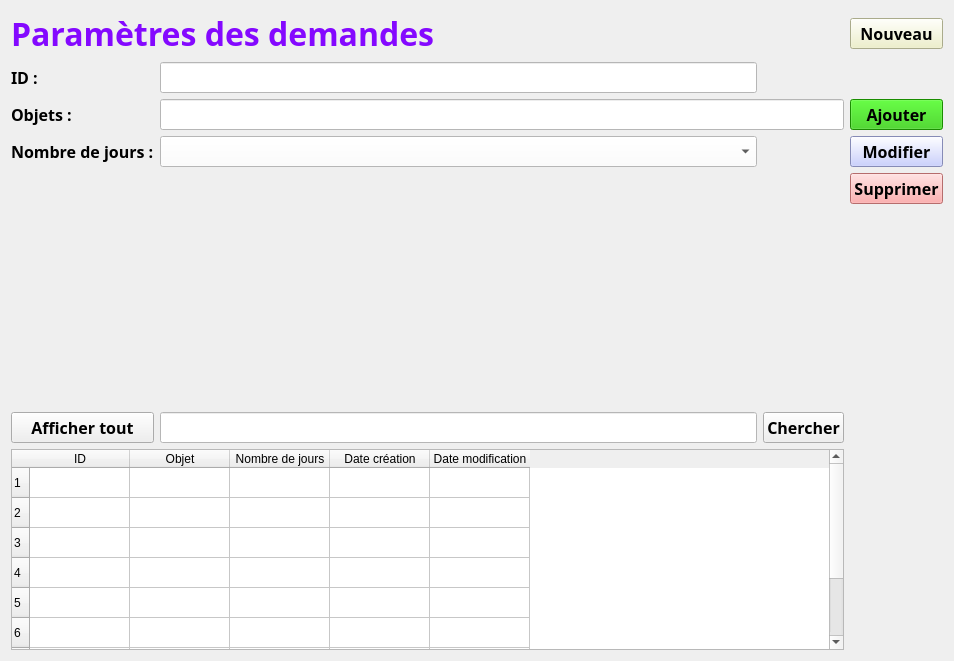
<?xml version="1.0" encoding="UTF-8"?>
<ui version="4.0">
 <class>ParametreDemande</class>
 <widget class="QWidget" name="ParametreDemande">
  <property name="geometry">
   <rect>
    <x>0</x>
    <y>0</y>
    <width>954</width>
    <height>661</height>
   </rect>
  </property>
  <property name="windowTitle">
   <string>Form</string>
  </property>
  <layout class="QGridLayout" name="gridLayout_2">
   <item row="0" column="0">
    <layout class="QGridLayout" name="gridLayout">
     <item row="8" column="0" colspan="3">
      <widget class="QTableWidget" name="tableWidget_affichage">
       <row>
        <property name="text">
         <string>1</string>
        </property>
       </row>
       <row>
        <property name="text">
         <string>2</string>
        </property>
       </row>
       <row>
        <property name="text">
         <string>3</string>
        </property>
       </row>
       <row>
        <property name="text">
         <string>4</string>
        </property>
       </row>
       <row>
        <property name="text">
         <string>5</string>
        </property>
       </row>
       <row>
        <property name="text">
         <string>6</string>
        </property>
       </row>
       <row>
        <property name="text">
         <string>7</string>
        </property>
       </row>
       <row>
        <property name="text">
         <string>8</string>
        </property>
       </row>
       <row>
        <property name="text">
         <string>10</string>
        </property>
       </row>
       <column>
        <property name="text">
         <string>ID</string>
        </property>
       </column>
       <column>
        <property name="text">
         <string>Objet</string>
        </property>
       </column>
       <column>
        <property name="text">
         <string>Nombre de jours</string>
        </property>
       </column>
       <column>
        <property name="text">
         <string>Date création</string>
        </property>
       </column>
       <column>
        <property name="text">
         <string>Date modification</string>
        </property>
       </column>
      </widget>
     </item>
     <item row="4" column="3">
      <widget class="QPushButton" name="btn_modifier">
       <property name="font">
        <font>
         <family>Corbel</family>
         <pointsize>12</pointsize>
         <weight>75</weight>
         <bold>true</bold>
        </font>
       </property>
       <property name="styleSheet">
        <string notr="true">background-color: rgb(188, 195, 255);</string>
       </property>
       <property name="text">
        <string>Modifier</string>
       </property>
      </widget>
     </item>
     <item row="5" column="3">
      <widget class="QPushButton" name="btn_supprimer">
       <property name="font">
        <font>
         <family>Corbel</family>
         <pointsize>12</pointsize>
         <weight>75</weight>
         <bold>true</bold>
        </font>
       </property>
       <property name="styleSheet">
        <string notr="true">background-color: rgb(255, 152, 152);</string>
       </property>
       <property name="text">
        <string>Supprimer</string>
       </property>
      </widget>
     </item>
     <item row="7" column="0">
      <widget class="QPushButton" name="btn_afficher_tout">
       <property name="font">
        <font>
         <family>Corbel</family>
         <pointsize>12</pointsize>
         <weight>75</weight>
         <bold>true</bold>
        </font>
       </property>
       <property name="text">
        <string>Afficher tout</string>
       </property>
      </widget>
     </item>
     <item row="7" column="2">
      <widget class="QPushButton" name="btn_chercher">
       <property name="font">
        <font>
         <family>Corbel</family>
         <pointsize>12</pointsize>
         <weight>75</weight>
         <bold>true</bold>
        </font>
       </property>
       <property name="text">
        <string>Chercher</string>
       </property>
      </widget>
     </item>
     <item row="3" column="1" colspan="2">
      <widget class="QLineEdit" name="txt_objet">
       <property name="font">
        <font>
         <family>Corbel</family>
         <pointsize>12</pointsize>
         <weight>50</weight>
         <bold>false</bold>
        </font>
       </property>
       <property name="styleSheet">
        <string notr="true">background-color: rgb(255, 255, 255);
border-color: rgb(0, 0, 0);</string>
       </property>
      </widget>
     </item>
     <item row="0" column="3">
      <widget class="QPushButton" name="btn_nouveau">
       <property name="font">
        <font>
         <family>Corbel</family>
         <pointsize>12</pointsize>
         <weight>75</weight>
         <bold>true</bold>
        </font>
       </property>
       <property name="styleSheet">
        <string notr="true">background-color: rgb(238, 240, 195);</string>
       </property>
       <property name="text">
        <string>Nouveau</string>
       </property>
      </widget>
     </item>
     <item row="7" column="1">
      <widget class="QLineEdit" name="txt_chercher">
       <property name="font">
        <font>
         <family>Corbel</family>
         <pointsize>12</pointsize>
         <weight>50</weight>
         <bold>false</bold>
        </font>
       </property>
       <property name="styleSheet">
        <string notr="true">background-color: rgb(255, 255, 255);
border-color: rgb(0, 0, 0);</string>
       </property>
      </widget>
     </item>
     <item row="3" column="0">
      <widget class="QLabel" name="label_2">
       <property name="font">
        <font>
         <family>Corbel</family>
         <pointsize>12</pointsize>
         <weight>75</weight>
         <bold>true</bold>
        </font>
       </property>
       <property name="text">
        <string>Objets :</string>
       </property>
      </widget>
     </item>
     <item row="0" column="0" colspan="2">
      <widget class="QLabel" name="label">
       <property name="font">
        <font>
         <family>Corbel</family>
         <pointsize>24</pointsize>
         <weight>75</weight>
         <bold>true</bold>
        </font>
       </property>
       <property name="focusPolicy">
        <enum>Qt::NoFocus</enum>
       </property>
       <property name="styleSheet">
        <string notr="true">color: rgb(132, 8, 255);</string>
       </property>
       <property name="text">
        <string>Paramètres des demandes</string>
       </property>
      </widget>
     </item>
     <item row="3" column="3">
      <widget class="QPushButton" name="btn_ajouter">
       <property name="font">
        <font>
         <family>Corbel</family>
         <pointsize>12</pointsize>
         <weight>75</weight>
         <bold>true</bold>
        </font>
       </property>
       <property name="styleSheet">
        <string notr="true">background-color: rgb(36, 198, 0);</string>
       </property>
       <property name="text">
        <string>Ajouter</string>
       </property>
      </widget>
     </item>
     <item row="4" column="0">
      <widget class="QLabel" name="label_5">
       <property name="font">
        <font>
         <family>Corbel</family>
         <pointsize>12</pointsize>
         <weight>75</weight>
         <bold>true</bold>
        </font>
       </property>
       <property name="text">
        <string>Nombre de jours :</string>
       </property>
      </widget>
     </item>
     <item row="4" column="1">
      <widget class="QComboBox" name="comboBox_nombrejours">
       <property name="font">
        <font>
         <family>Corbel</family>
         <pointsize>12</pointsize>
         <weight>50</weight>
         <bold>false</bold>
        </font>
       </property>
       <property name="styleSheet">
        <string notr="true">background-color: rgb(255, 255, 255);</string>
       </property>
      </widget>
     </item>
     <item row="6" column="0">
      <spacer name="verticalSpacer">
       <property name="orientation">
        <enum>Qt::Vertical</enum>
       </property>
       <property name="sizeHint" stdset="0">
        <size>
         <width>20</width>
         <height>40</height>
        </size>
       </property>
      </spacer>
     </item>
     <item row="2" column="1">
      <widget class="QLineEdit" name="txt_id">
       <property name="font">
        <font>
         <family>Corbel</family>
         <pointsize>12</pointsize>
         <weight>50</weight>
         <bold>false</bold>
        </font>
       </property>
       <property name="styleSheet">
        <string notr="true">background-color: rgb(255, 255, 255);
border-color: rgb(0, 0, 0);</string>
       </property>
      </widget>
     </item>
     <item row="2" column="0">
      <widget class="QLabel" name="label_3">
       <property name="font">
        <font>
         <family>Corbel</family>
         <pointsize>12</pointsize>
         <weight>75</weight>
         <bold>true</bold>
        </font>
       </property>
       <property name="text">
        <string>ID :</string>
       </property>
      </widget>
     </item>
    </layout>
   </item>
  </layout>
 </widget>
 <tabstops>
  <tabstop>txt_objet</tabstop>
  <tabstop>comboBox_nombrejours</tabstop>
  <tabstop>btn_nouveau</tabstop>
  <tabstop>btn_ajouter</tabstop>
  <tabstop>btn_modifier</tabstop>
  <tabstop>btn_supprimer</tabstop>
  <tabstop>btn_afficher_tout</tabstop>
  <tabstop>txt_chercher</tabstop>
  <tabstop>btn_chercher</tabstop>
  <tabstop>tableWidget_affichage</tabstop>
 </tabstops>
 <resources/>
 <connections/>
</ui>
